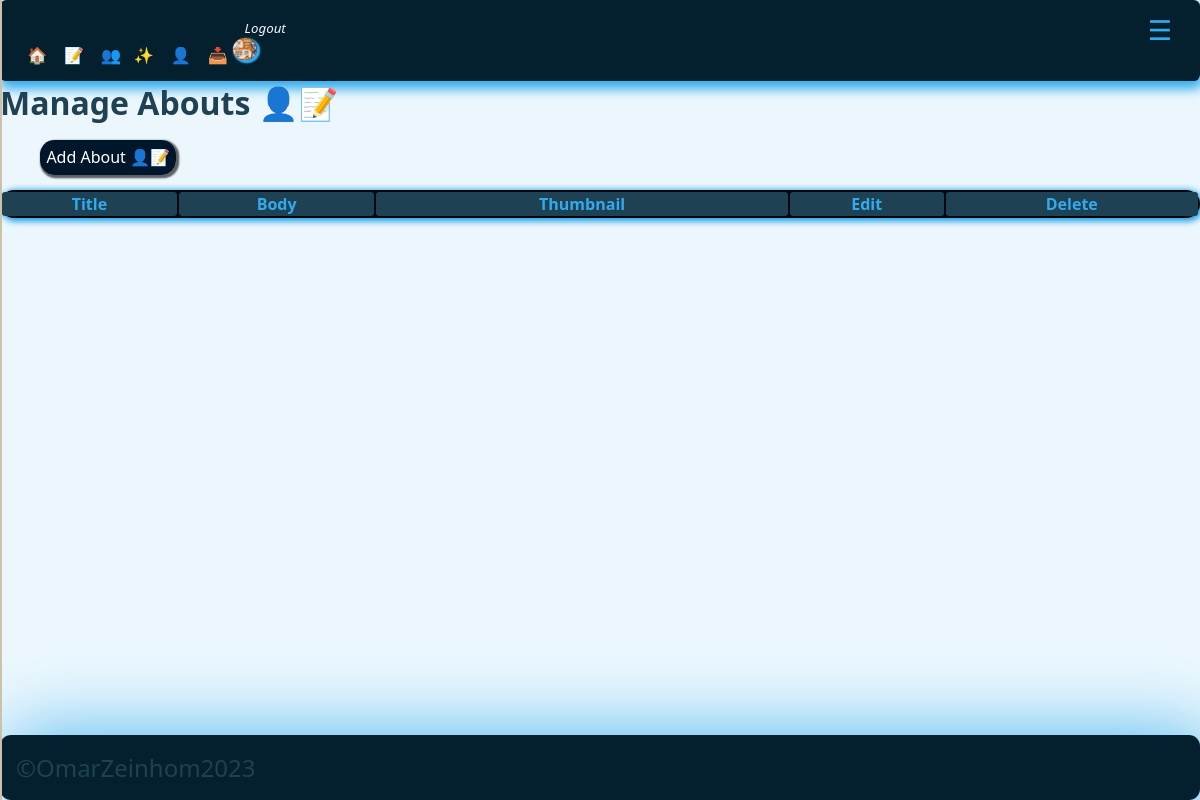
The app's page /adminpanel/manage_abouts.php (signed in), older data.
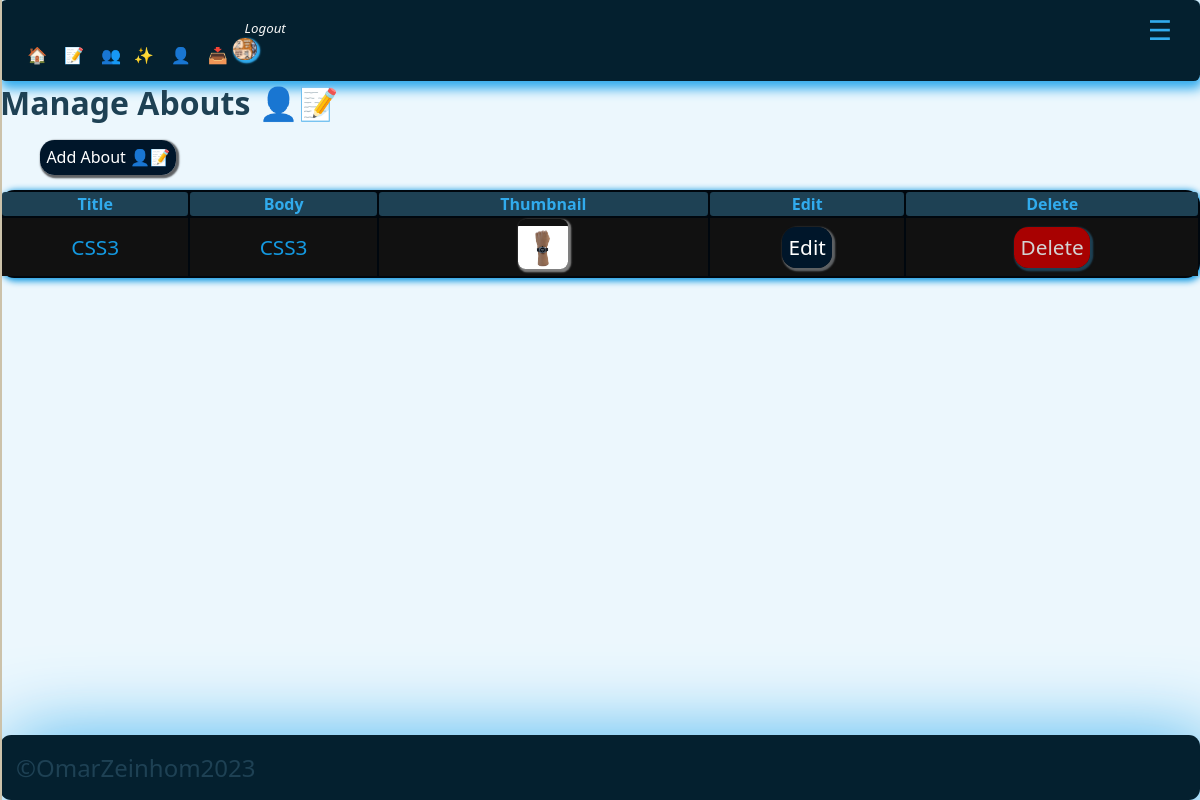
The same page, newer data.
### tables this page shows
CREATE TABLE `abouts` (
  `id` int(8) UNSIGNED NOT NULL,
  `about_title` varchar(255) NOT NULL,
  `about_body` text NOT NULL,
  `about_thumbnail` varchar(255) NOT NULL
);

### adminpanel/manage_abouts.php (the view, shortened to what this page needs)
<?php
$page__title = 'Manage Abouts 👤📝';
include('./partials/sidenav/sidenav.php');
$query = "SELECT * FROM abouts";
$abouts = mysqli_query($connect__db, $query);
?>
<h1><?php echo $page__title; ?></h1>
<br />
<ul>
    <li class='app__sidenav-item'><a href="<?= HOME_URL ?>add_about.php" class="app__link-btn">Add
            About 👤📝</a></li>
</ul>
<br />
<div class="section__center">
    <table class="app__table">
        <thead class="app__thead">
            <tr clas="app__tr">
                <th class="app_th">Title</th>
                <th class="app_th">Body</th>
                <th class="app_th">Thumbnail</th>
                <th class="app_th">Edit</th>
                <th class="app_th">Delete</th>
            </tr>
        </thead>
        <tbody class="app__tbody">
            <?php while ($about = mysqli_fetch_assoc($abouts)) : ?>
            <tr clas="app__tr">
                <td class="app__td"><?= " {$about['about_title']}"; ?></td>
                <td class="app__td"><?= "{$about['about_body']}"; ?></td>
                <td class="app__td" id="aboutThumbnail"> <img
                        src="<?= ROOT_URL . 'images/' . $about['about_thumbnail'] ?>"
                        style="padding-top: 0.4rem;border-radius: 15%; object-fit:cover; box-shadow: 0.1rem 0.1rem 0.1rem 0.1rem gray;"
                        class="app__thumbnail-avatar" width="50px" height="50px" alt="admin_post_thumbnail" /></td>
                <td class="app__td"><a href="<?= ADMIN_URL ?>edit_about.php?id=<?= $about['id'] ?>"
                        class="app__link-btn">Edit</a></td>
                <td class="app__td"><a href="<?= ADMIN_URL ?>delete_about.php?id=<?= $about['id'] ?>"
                        class="app__alert-btn-sm">Delete</a>
                </td>
            </tr>
            <?php endwhile; ?>
        </tbody>
    </table>
</div>
<?php
include('./partials/footer/footer.php');
?>

Row changes from the older to the newer data that the page shows:
added abouts: about_title "CSS3", about_body "CSS3", about_thumbnail (picture)
